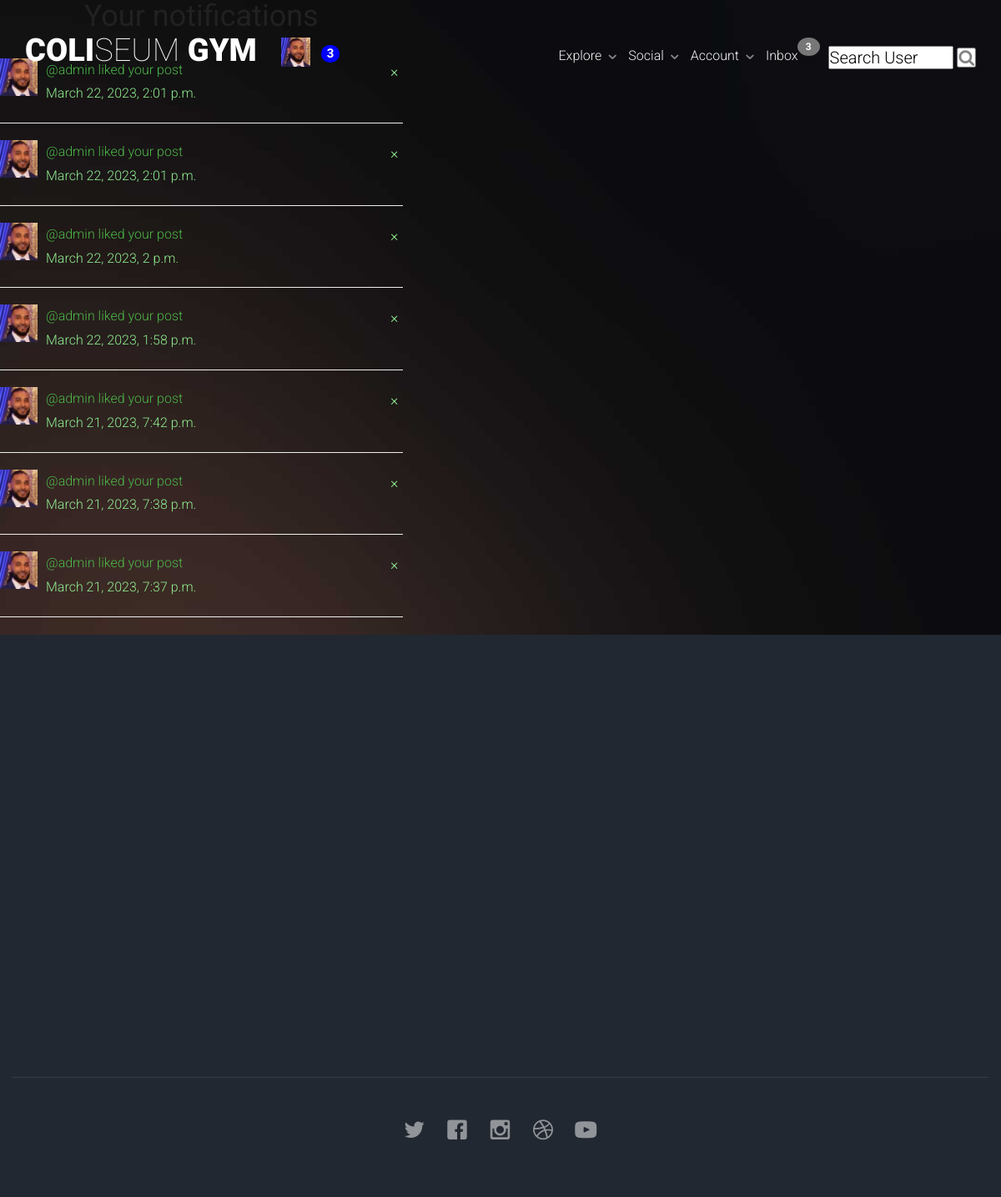
Page /social/notifications/ (signed in) on the committed database.
### members/models.py (models this page shows, shortened)
class User(AbstractBaseUser, PermissionsMixin):
    email = models.EmailField(verbose_name="email", max_length=60, unique=True)
    username = models.CharField(max_length=45, unique=True)
    first_name = models.CharField(max_length=60, blank=True)
    last_name = models.CharField(max_length=60, blank=True)
    state = models.ForeignKey(State, on_delete=models.SET_NULL, null=True)
    city = models.ForeignKey(City, on_delete=models.SET_NULL, null=True)
    password = models.CharField(max_length=100)
    date_joined = models.DateTimeField(verbose_name="date_joined", default=timezone.now)
    last_login = models.DateTimeField(verbose_name="last_login", default=timezone.now)
    is_staff = models.BooleanField(default=False)
    is_active = models.BooleanField(default=True)
    is_admin = models.BooleanField(default=False)
    is_superuser = models.BooleanField(default=False)
    objects = MyAccountManager()
    USERNAME_FIELD = "username"
    REQUIRED_FIELDS = ["email"]
    def __str__(self):
        return self.username

class UserProfile(models.Model):
    user = models.OneToOneField(
        User,
        primary_key=True,
        verbose_name="user",
        related_name="profile",
        on_delete=models.CASCADE,
    )
    first_name = models.CharField(max_length=30, blank=True, null=True)
    last_name = models.CharField(max_length=30, blank=True, null=True)
    bio = models.TextField(max_length=500, blank=True, null=True)
    birth_date = models.DateField(null=True, blank=True)
    location = models.CharField(max_length=100, blank=True, null=True)
    picture = models.ImageField(
        upload_to="images/profile_pictures",
        default="images/profile_pictures/default_pic.jpg",
        blank=False,
    )
    followers = models.ManyToManyField(User, blank=True, related_name="followers")
    followings = models.ManyToManyField(User, blank=True, related_name="followings")
    website_url = models.CharField(max_length=255, null=True, blank=True)
    facebook_url = models.CharField(max_length=255, null=True, blank=True)
    twitter_url = models.CharField(max_length=255, null=True, blank=True)
    instagram_url = models.CharField(max_length=255, null=True, blank=True)

### social/models.py (models this page shows)
class Notification(models.Model):
    notification_type = models.IntegerField()
    to_user = models.ForeignKey(
        User, related_name="notification_to", on_delete=models.CASCADE, null=True
    )
    from_user = models.ForeignKey(
        User, related_name="notification_from", on_delete=models.CASCADE, null=True
    )
    post = models.ForeignKey(
        "Post", on_delete=models.CASCADE, related_name="+", blank=True, null=True
    )
    comment = models.ForeignKey(
        "Comment", on_delete=models.CASCADE, related_name="+", blank=True, null=True
    )
    thread = models.ForeignKey(
        "ThreadModel", on_delete=models.CASCADE, related_name="+", blank=True, null=True
    )
    date = models.DateTimeField(default=timezone.now)
    user_has_seen = models.BooleanField(default=False)

### social/views.py (the view, shortened to what this page needs)
# urls.py: path("notifications/", NotificationView.as_view(), name="notifications"),
class NotificationView(View):
    def get(self, request, *args, **kwargs):
        request_user = request.user
        p = Paginator(
            Notification.objects.filter(to_user=request_user)
            .exclude(user_has_seen=True)
            .order_by("-date"),
            10,
        )
        page = request.GET.get("page")
        notifications = p.get_page(page)
        notificationss = Notification.notification_type
        context = {"notifications": notifications}
        if notificationss == 4:
            def delete(self, request, notification_pk, *args, **kwargs):
                notification = Notification.objects.get(pk=notification_pk)
                notification.user_has_seen = True
                notification.save()
                return HttpResponse("Success", content_type="text/plain")
        return render(request, "social/all_notifications.html", context)

### social/templates/social/all_notifications.html (shortened to what this page needs)
{% extends 'base.html' %}
{% block content %}
<div class="row justify-content-center mt-3">
    <div class="col-md-5 col-sm-12 position-relative">
        <h1 class="text-center">Your notifications</h1>
        <div class="infinite-container">
            {% for notification in notifications %}
                <div class="infinite-item">
                    {% if notification.post %}
                        {% if notification.notification_type == 1 %}
                        <img class="round-circle post-img" height="45" width="45" src="{{ notification.from_user.profile.picture.url }}"/>
                        <div class="dropdown-item-parent mb-5">
                            <a href="{% url 'post-notification' notification.pk notification.post.pk %}">@{{ notification.from_user }} liked your post</a>
                            <br>{{ notification.date }}
                            <span class="dropdown-item-close" onclick="removeNotification(`{% url 'notification-delete' notification.pk %}`, `{{ request.path }}`)">&times;</span>
                        </div>
                        <hr>
                        {% endif %}
                    {% endif %}
                </div>
            {% endfor %}
        </div>
    </div>
</div>
<div class="row justify-content-center mt-3 mb-5">
    <div class="col-md-5 col-sm-12">
    </div>
</div>
{% endblock %}

### fitness/templates/navbar.html (shortened to what this page needs)
{% load static %}
<div id="fh5co-header">
    <header id="fh5co-header-section">
        <div class="container">
            <div class="nav-header">
                <h1 id="fh5co-logo">
                    <a href="{% url 'home' %}">Coli<span>seum</span> gym</a>
                    {% if user.is_authenticated %}
                        <a href="{% url 'show_profile_page' request.user.profile.pk %}"><img class="profile-image" height="35" width="35" src="{{ request.user.profile.picture.url }}"></a>
                        <a href="#" style="background-color: blue !important;" class="badge badge-primary">3</a>
                    {% endif %}
                </h1>
                <nav id="fh5co-menu-wrap" role="navigation">
                    <ul class="sf-menu" id="fh5co-primary-menu">
                        {% if user.is_authenticated %}
                            <li>
                                <a href="#" class="fh5co-sub-ddown">Explore</a>
                            </li>
                            <li>
                                <a href="#">Social</a>
                            </li>
                            <li>
                                <a href="#" class="fh5co-sub-ddown">Account</a>
                            </li>
                            <li><a href="#" class="notification inbox">
                                <span class="notification-text">Inbox</span>
                                <span class="badge">3</span>
                            </a></li>
                            <li class="search-container">
                                <form method="GET" action="{% url 'profile-search' %}">
                                    <input type="text" class="search-form" placeholder="Search User" aria-label="Username" aria-describedby="basic-addon1" name="query" value="{{ request.GET.query }}">
                                    <button type="submit"><i class="fa fa-search" style="background-color: white !important;"></i></button>
                                </form>
                            </li>
                        {% endif %}
                    </ul>
                </nav>
            </div>
        </div>
    </header>
</div>

### static/css/superfish.css (style rules this page uses)
.sf-menu, .sf-menu * { margin: 0; padding: 0; list-style: none; }
.sf-menu li { position: relative; }
.sf-menu > li { float: left; }
.sf-menu a { display: block; position: relative; }
.sf-menu { float: left; margin-bottom: 1em; }
.sf-menu a { border-left: 1px solid #fff; border-top: 1px solid #dFeEFF; border-top: 1px solid rgba(255,255,255,.5); padding: .75em 1em; text-decoration: none; zoom: 1; }
.sf-menu a { color: #13a; }
.sf-menu li { background: #BDD2FF; white-space: nowrap; *white-space: normal; -webkit-transition: background .2s; transition: background .2s; }
.sf-arrows .sf-with-ul { padding-right: 2.5em; *padding-right: 1em; }
.sf-arrows .sf-with-ul:after { content: ''; position: absolute; top: 50%; right: 1em; margin-top: -3px; height: 0; width: 0; border: 5px solid transparent; border-top-color: #dFeEFF; border-top-color: rgba(255,255,255,.5); }

### static/css/style.css (style rules this page uses)
body { font-family: "Roboto", Arial, sans-serif; line-height: 1.8; font-size: 16px; background: #fff; color: #848484; font-weight: 300; overflow-x: hidden; }
::placeholder { color: black; opacity: 1; }
.badge-primary { font-size: 15px !important; margin-left: 3px; margin-top: 2.5px; }
.notification { color: white; text-decoration: none; padding: 3px; margin-left: 20px; position: relative; display: inline-block; border-radius: 2px; }
.notification .badge { position: absolute; top: -10px; right: -10px; padding: 5px 10px; border-radius: 50%; color: white; }
.profile-image { margin-left: 20px; }
.fa { background-color: #000; }
.search-form { max-width: 150px; margin-left: 20px; color: white !important; }
a { color: #4CB648; -webkit-transition: 0.5s; -o-transition: 0.5s; transition: 0.5s; }
p, ul, ol { margin-bottom: 1.5em; font-size: 20px; color: #848484; font-family: "Roboto", Arial, sans-serif; }
h1, h2, h3, h4, h5, h6 { color: #212121; font-family: "Roboto", Arial, sans-serif; font-weight: 400; margin: 0 0 30px 0; }
#fh5co-header { position: relative; margin-bottom: 0; z-index: 9999999; }
.sf-menu, .sf-menu-2 { margin: 0 !important; }
.sf-menu, .sf-menu-2 { float: right; }
.sf-menu a { color: rgb(248, 245, 245); padding: 0.75em 1em !important; font-weight: normal; border-left: none; border-top: none; border-top: none; text-decoration: none; zoom: 1; font-size: 16px; border-bottom: none !important; font-weight: 300; }
.sf-menu li, .sf-menu-2 li, .sf-menu ul li, .sf-menu-2 ul li, .sf-menu ul ul li, .sf-menu-2 ul ul li, .sf-menu li:hover, .sf-menu-2 li:hover .sf-menu li.sfHover, .sf-menu-2 li.sfHover { background: transparent; }
.sf-arrows .sf-with-ul { padding-right: 2.5em; *padding-right: 1em; }
.sf-arrows .sf-with-ul:after { content: ''; position: absolute; top: 50%; right: 1em; margin-top: -3px; height: 0; width: 0; border: 5px solid transparent; border-top-color: #ccc; }
#fh5co-header-section { padding: 0; position: absolute; top: 0; left: 0; width: 100%; z-index: 2; }
.nav-header { margin-top: 40px; position: relative; float: left; width: 100%; }
#fh5co-logo { z-index: 2; font-size: 38px; text-transform: uppercase; font-weight: 900; float: left; margin-bottom: 0; margin-top: 0; }
#fh5co-logo a, #fh5co-logo-2 a, #fh5co-logo-21 a { position: relative; }
#fh5co-logo span, #fh5co-logo-2 span, #fh5co-logo-21 span { padding: 0; margin: 0; font-weight: 100; }
#fh5co-logo a, #fh5co-logo-2 a, #fh5co-logo-21 a { color: #fff; }
#fh5co-menu-wrap, #fh5co-menu-wrap-1 { position: relative; z-index: 2; display: block; float: right; margin-top: 15px; line-height: 0 !important; }
#fh5co-primary-menu > li > .sf-with-ul:after, #fh5co-primary-menu-1 > li > .sf-with-ul:after { border: none !important; font-family: 'icomoon'; speak: none; font-style: normal; font-weight: normal; font-variant: normal; text-transform: none; line-height: 1; -webkit-font-smoothing: antialiased; -moz-osx-font-smoothing: grayscale; position: absolute; float: right; margin-right: -5px; top: 50%; margin-top: -7px; content: "\e922"; color: rgba(255, 255, 255, 0.5); }
.inbox { padding-left: 0px !important; margin-left: 0px !important; }
#offcanvas-menu { position: absolute; top: 0; bottom: 0; z-index: 99; background: #222; right: -240px; width: 240px; padding: 20px; overflow-y: scroll !important; }
#offcanvas-menu ul { padding: 0; margin: 0; }
#offcanvas-menu ul li { padding: 0; margin: 0 0 10px 0; list-style: none; }
#offcanvas-menu ul li a { font-size: 18px; color: rgba(255, 255, 255, 0.4); }

### rows in the picture
User: user.profile.picture (picture)
Notification: from_user.profile.picture (picture), from_user "admin", date "March 22, 2023, 2:01 p.m."
Notification: from_user.profile.picture (picture), from_user "admin", date "March 22, 2023, 2:01 p.m."
Notification: from_user.profile.picture (picture), from_user "admin", date "March 22, 2023, 2 p.m."
Notification: from_user.profile.picture (picture), from_user "admin", date "March 22, 2023, 1:58 p.m."
Notification: from_user.profile.picture (picture), from_user "admin", date "March 21, 2023, 7:42 p.m."
Notification: from_user.profile.picture (picture), from_user "admin", date "March 21, 2023, 7:38 p.m."
Notification: from_user.profile.picture (picture), from_user "admin", date "March 21, 2023, 7:37 p.m."
